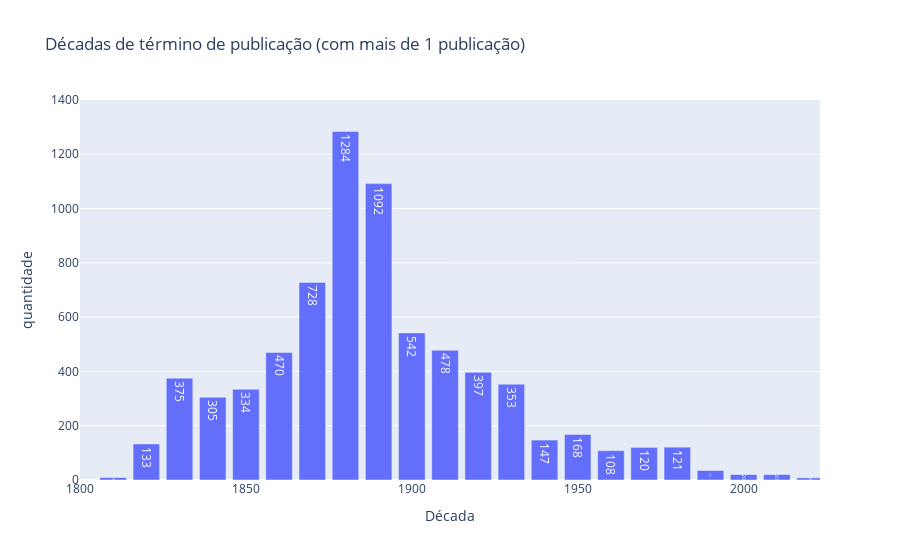

This figure's notebook cell:
### Code cell
# criar um gráfico de barras com os dados de década de término de publicação
fig6 = px.bar(df_edecade, x='Década', y='quantidade', title='Décadas de término de publicação (com mais de 1 publicação)')
# adcionar texto nas barras
fig6.update_traces(texttemplate='%{y}', textposition='inside')
# limitar décadas no eixo x
fig6.update_xaxes(range=[1800, 2023])
# limitar eixo y entre 0 e 200
fig6.update_yaxes(range=[0, 1400])
fig6.show()
# salvar gráfico
fig6.write_image('./charts/fig6.png')

### Figure 1 — Plotly figure (JSON) as saved in the notebook; plotly's stock layout.template omitted (floating-point values rounded to 4 significant figures)
{"data": [{"alignmentgroup": "True", "hovertemplate": "Década=%{x}<br>quantidade=%{y}<extra></extra>", "legendgroup": "", "marker": {"color": "#636efa", "pattern": {"shape": ""}}, "name": "", "offsetgroup": "", "orientation": "v", "showlegend": false, "textposition": "inside", "texttemplate": "%{y}", "type": "bar", "x": [1520, 1690, 1740, 1760, 1780, 1810, 1820, 1830, 1840, 1850, 1860, 1870, 1880, 1890, 1900, 1910, 1920, 1930, 1940, 1950, 1960, 1970, 1980, 1990, 2000, 2010, 2020], "xaxis": "x", "y": [1, 1, 1, 1, 1, 9, 133, 375, 305, 334, 470, 728, 1284, 1092, 542, 478, 397, 353, 147, 168, 108, 120, 121, 35, 20, 20, 8], "yaxis": "y"}], "layout": {"barmode": "relative", "legend": {"tracegroupgap": 0}, "title": {"text": "Décadas de término de publicação (com mais de 1 publicação)"}, "xaxis": {"anchor": "y", "domain": [0, 1], "range": [1800, 2023], "title": {"text": "Década"}}, "yaxis": {"anchor": "x", "domain": [0, 1], "range": [0, 1400], "title": {"text": "quantidade"}}}}
